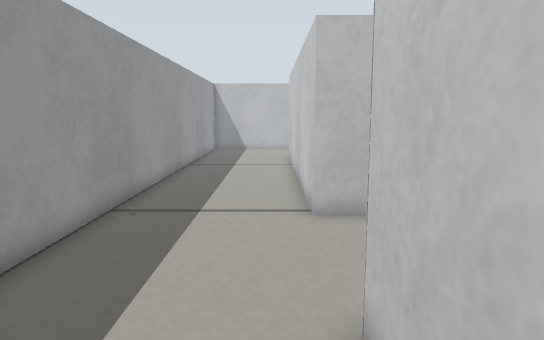
View 1 (above)

19 first-person views from a walk through a world built for the Gazebo simulator. The camera is 0.26 m above the floor, tilts 8° down and sees 70° across. Floor lines are 1 m apart. The floor is counted in squares, 0.1 m on a side. Each view is taken from the middle of a square. On the plan, view 1 faces up. The plan holds only what a view shows up to about 20 squares ahead; the rest is blank. Robots are left out.

View 2
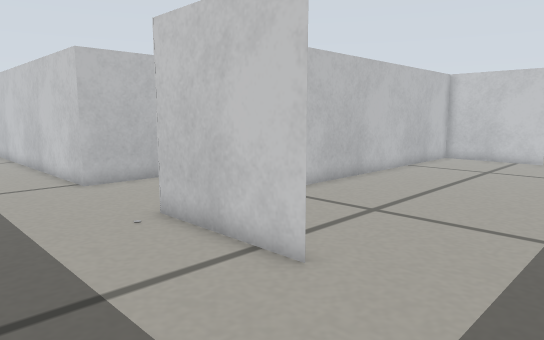

View 3
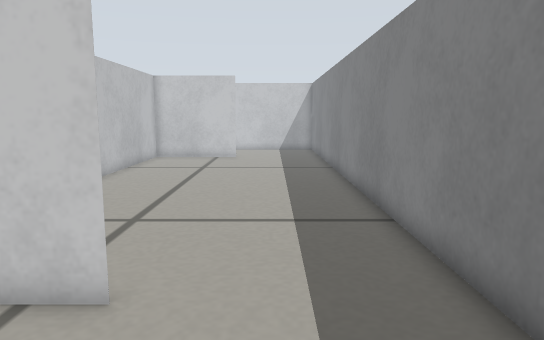

View 4
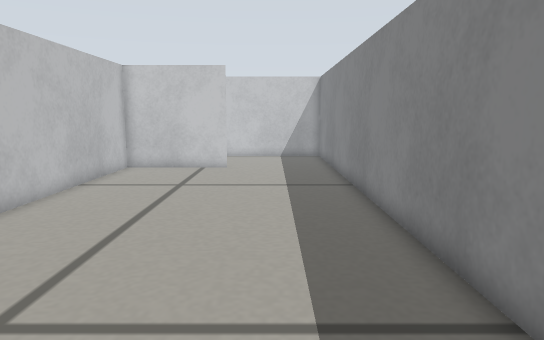

View 5
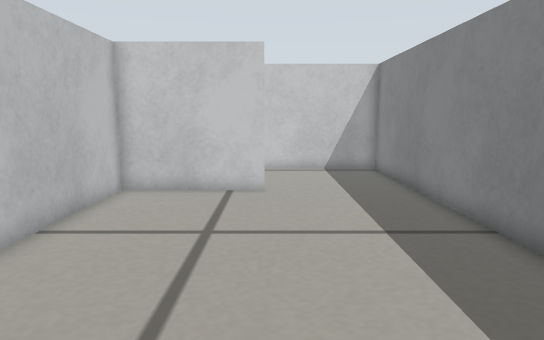

View 6
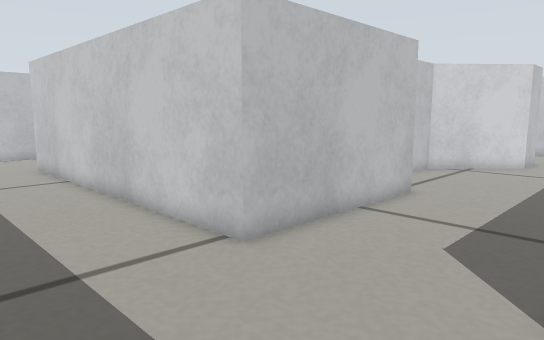

View 7
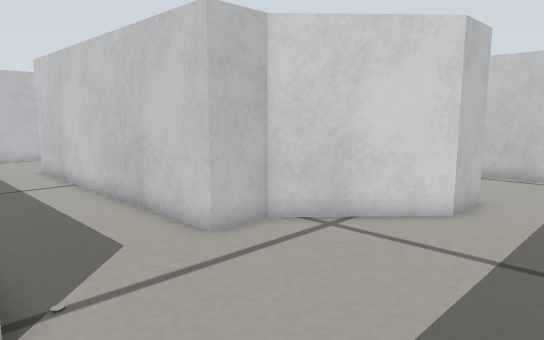

View 8
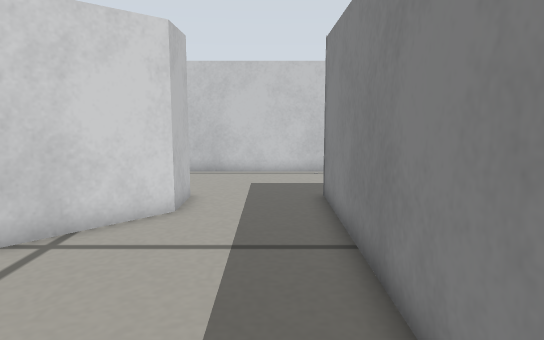

View 9
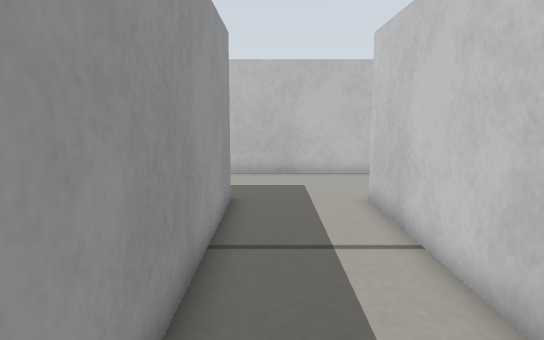

View 10
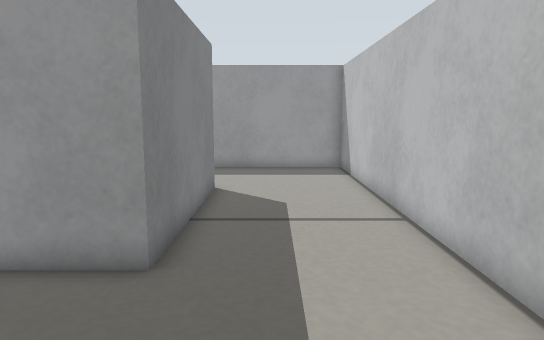

View 11
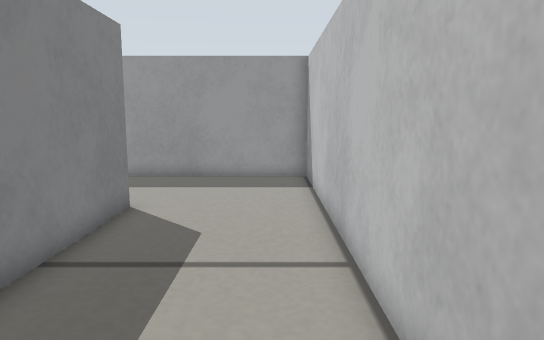

View 12
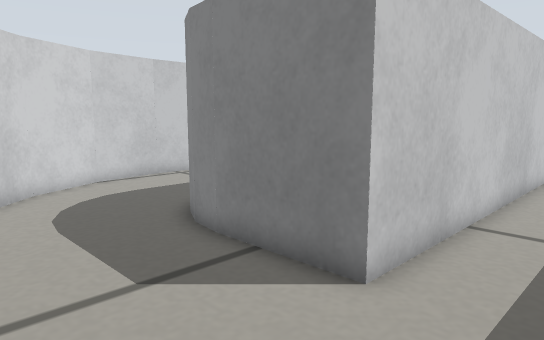

View 13
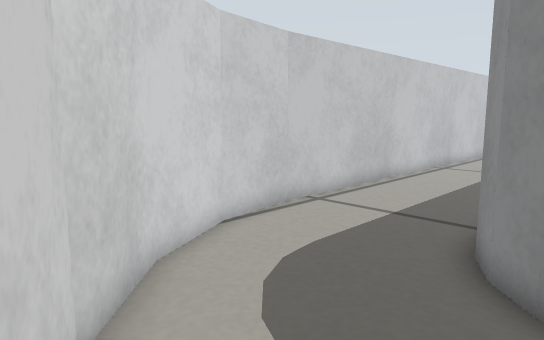

View 14
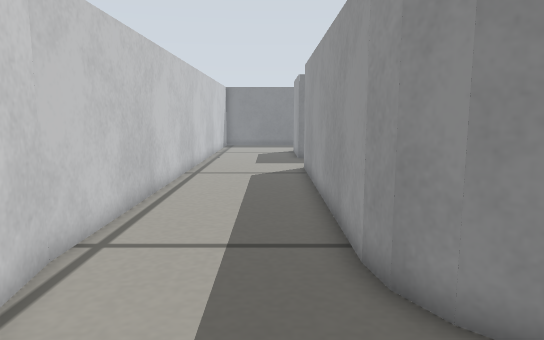

View 15
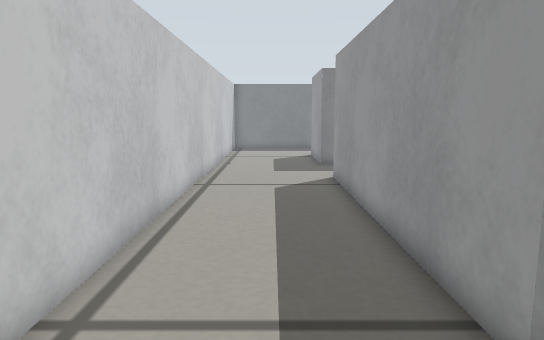

View 16
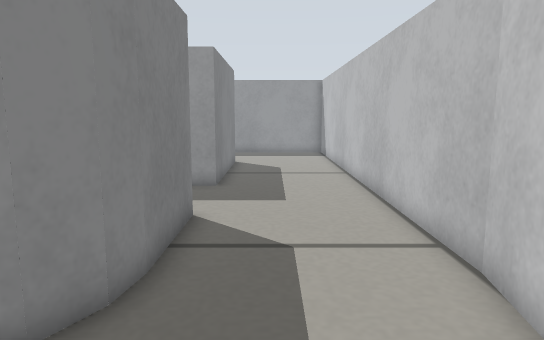

View 17
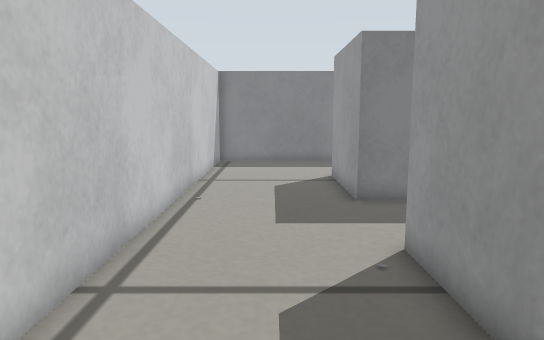

View 18
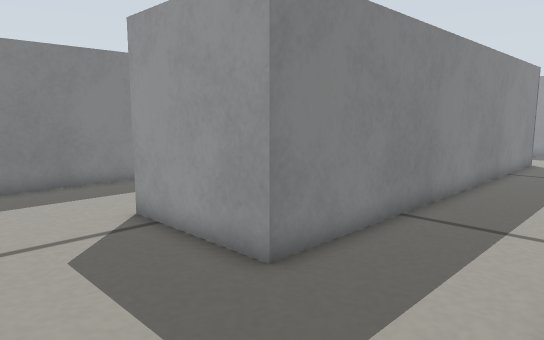

View 19
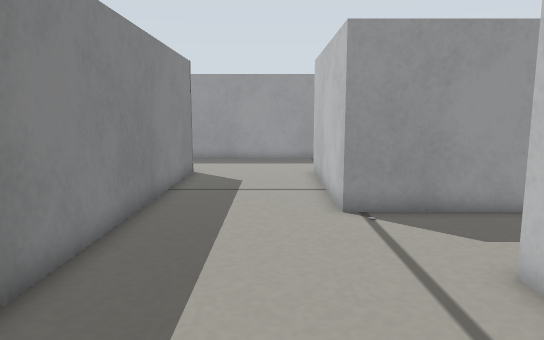

### Floor plan
Points are (right, up) in squares from view 1. A wall is a line through its corners. A room is listed if a view was taken in it or the views show most of it. See-through windows are left out.
Room 1 (views 1, 2, 3, 4, 5, 6, 7, 8, 9, 10, 11, 12, 13, 14, 15, 16, 17, 18, 19)
walls: (8.7, 9.9) (1.1, 9.9) (1.1, 24.9) (8.7, 24.9) (8.7, 9.9); (20.4, 21.4) (20.4, 8.6) (18.4, 8.6) (14.8, 11.9) (13, 11.9) (13, 24.9) (16.9, 24.9); (1.1, -0.8) (1.1, 4.3) (20.4, 4.3) (7, 4.3); (16.7, 24.9) (17.9, 24.7) (18.9, 24.2) (19.7, 23.5) (20.2, 22.5) (20.4, 21.3); (20.4, -0.9) (20.4, 4.3) (20.4, -0.8); (-4.5, 20.4) (-4.5, 6.1); (26, 21.3) (25.5, 24.2) (24.2, 26.7) (22.2, 28.8) (20.4, 29.7); (0, -6.1) (26, -6.1) (26, 21.4); (16.9, 30.5) (-4.5, 30.5) (-4.5, 22.7); (18.8, 30.2) (16.7, 30.5)

Positions as (right, up) in squares from view 1, and headings:
1: (0, 0), facing up
2: (-4, -5), facing up-right
3: (-4, -3), facing right
4: (1, -3), facing right
5: (7, -1), facing right
6: (-4, 4), facing up-right
7: (8, 5), facing up-right
8: (8, 6), facing right
9: (10, 13), facing up
10: (15, 27), facing left
11: (12, 29), facing left
12: (10, 30), facing down-right
13: (18, 30), facing down-right
14: (22, 28), facing down
15: (23, 25), facing down
16: (23, 27), facing left
17: (23, 16), facing down
18: (25, 9), facing down-left
19: (19, 8), facing left
